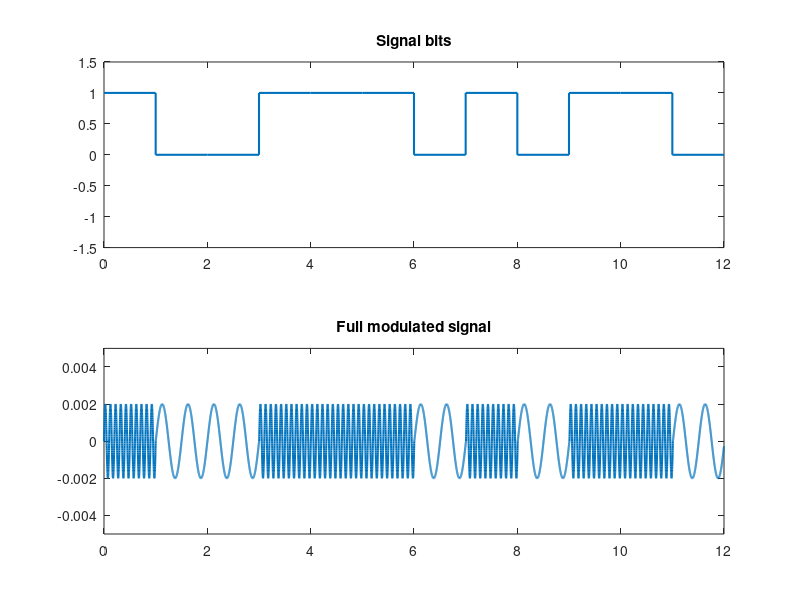
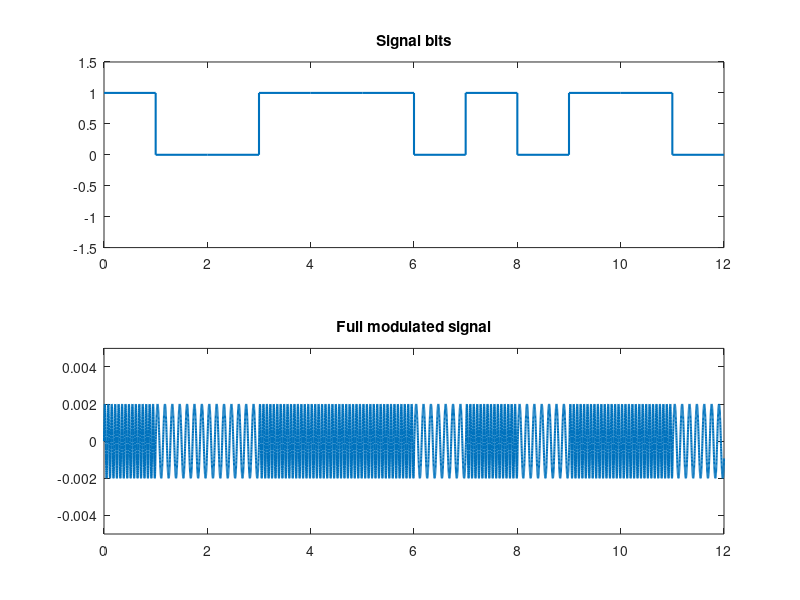

Source code (MATLAB) for these figures, in order:
clc;clear;close all;

b = [1 0 0 1 1 1 0 1 0 1 1 0];
t = 0:0.001:1; 
T = 0:0.001:length(b);
Signal1 = [];
Signal2 = [];
Fi = [2 10]; 
Fc = 5;

for i=1:length(b)
    s1= sin(2.*pi.*Fi(b(i)+1).*t)./(sum(abs(sin(2.*pi.*Fi(b(i)+1).*t)).^2));
    Signal1 = cat(2, Signal1, s1);

    s2= sin(2.*pi.*(Fc + Fi(b(i)+1)).*t)./(sum(abs(sin(2.*pi.*(Fc + Fi(b(i)+1)).*t)).^2));
    Signal2 = cat(2, Signal2, s2);
end


figure
subplot(2,1,1)
stairs(0:length(b), [b b(end)], 'LineWidth', 1.5)
title('Signal bits')
ylim([-1.5 1.5])
xlim([0 length(b)])

subplot(2,1,2)
plot(T, Signal1(1:end-(length(b)-1)), 'LineWidth',1.5)
title('Full modulated signal')
xlim([0 length(b)])
ylim([-0.005 0.005])

figure
subplot(2,1,1)
stairs(0:length(b), [b b(end)], 'LineWidth', 1.5)
title('Signal bits')
ylim([-1.5 1.5])
xlim([0 length(b)])

subplot(2,1,2)
plot(T, Signal2(1:end-(length(b)-1)), 'LineWidth',1.5)
title('Full modulated signal')
xlim([0 length(b)])
ylim([-0.005 0.005])

